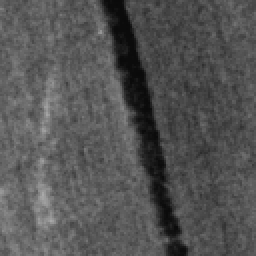
#> input picture train/reduced-dataset/train/negative/D3C1203-200146A043_a.tif-13312-29376.png, 128 x 128 px, given as the content of the folder ./inference_data/north-caucus, which was not available (shown 2 times larger)
$ python image_processer.py
#> lines starting #> are read from the running program, lines starting #| are printed output that depends on the picture
# -*- coding: utf-8 -*-
"""
Created on Mon Feb  4 09:43:26 2019

this script will slice a directory of large tiff images into inputs for the CNN
can be used for both training and inference data

@author: ahall
"""

import numpy as np
import cv2
import os
import random
from PIL import Image
# from shutil import copyfile

Image.MAX_IMAGE_PIXELS = 933120000

X_SIZE = 128 # 120
Y_SIZE = 128 # 90
SOURCE_DIR = "./inference_data/north-caucus"  # noqa E501
DEST_DIR = "./inference_data/sliced/north-caucus-set5"  # noqa E501
TEST_PROP = 0.0

# returns the binary image


def convert_to_binary(input_file, size_x, size_y):
    input_img = cv2.imread(input_file)
    input_img = cv2.resize(input_img, (size_x, size_y))

    hsv = cv2.cvtColor(input_img, cv2.COLOR_BGR2HSV)
    #mask = cv2.inRange(hsv, (85, 30, 20), (130, 255, 255))
    mask = cv2.inRange(hsv, (70, 50, 50), (140, 255, 255))
    inv_mask = cv2.bitwise_not(mask)

    # [7 lines of commented-out code are left out]

    return inv_mask


def slice_images(
        source_directory,
        dest_directory,
        fileName,
        height,
        width,
        test_prop):

#> called with source_directory = './inference_data/north-caucus', fileName = 'D3C1203-200146A043_a.tif-13312-29376.png', height = 128, width = 128, test_prop = 0
    im = Image.open(os.path.join(source_directory, fileName))
#> im is the input picture: PIL image 128x128 L; min 10, max 170, mean 83.7
    imgwidth = im.size[0]
#> imgwidth = 128
    imgheight = im.size[1]
#> imgheight = 128
    for i in range(0, imgheight, int(height/2)):
        print(fileName)
        print(i)

        for j in range(0, imgwidth, int(width/2)):
            box = (j, i, j + width, i + height)

            try:
                a = im.crop(box)
                if(i + height < imgheight and j + width < imgwidth):
                    if test_prop == 0:
                        a.save(
                            os.path.join(
                                dest_directory,
                                f"{fileName}-{i}-{j}.png" ))

                    elif(random.uniform(0, 1) < test_prop):
                        a.save(
                            os.path.join(
                                dest_directory,
                                "test",
                                f"{fileName}-{i}-{j}.png" ))
                    else:
                        a.save(
                            os.path.join(
                                dest_directory,
                                "train",
                                f"{fileName}-{i}-{j}.png" ))
            except BaseException:
                pass
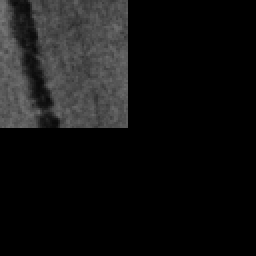
#> a: PIL image 128x128 L (shown 2 times larger); min 0, max 121, mean 18.3


# processes all the raw images in a given directory
def process_all_images(
        source_directory,
        dest,
        size_x,
        size_y,
        test_prop,
        slice_img):
    i = 0
    # for root, dirs, files in os.walk(source_directory):
    for image in os.listdir(source_directory):

        print(i)
        rand = random.uniform(0, 1)

        if(slice_img):

            slice_images(
                source_directory,
                dest,
                image,
                size_y,
                size_x,
                test_prop)


        i = i + 1


if __name__ == "__main__":
    process_all_images(SOURCE_DIR, DEST_DIR, X_SIZE, Y_SIZE, TEST_PROP, True)

$ run again, on train/reduced-dataset/train/positive/D3C1203-200146A043_a.tif-11520-9792.png
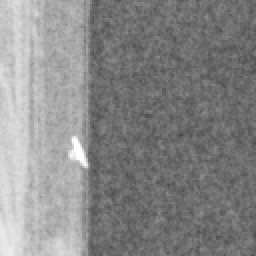
#> input picture train/reduced-dataset/train/positive/D3C1203-200146A043_a.tif-11520-9792.png, 128 x 128 px, given as the content of the folder ./inference_data/north-caucus, which was not available (shown 2 times larger)
#> in slice_images, im is the input picture: PIL image 128x128 L; min 71, max 255, mean 135.3
#> after the loop in slice_images, `for i in range(0, imgheight, int(height/2)):`:
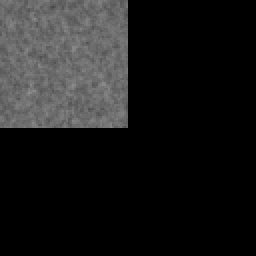
#> a: PIL image 128x128 L (shown 2 times larger); min 0, max 143, mean 27.1

$ run again, on train/reduced-dataset/train/positive/D3C1203-200146A043_a.tif-11648-32832.png
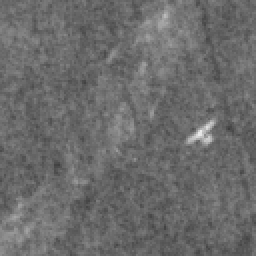
#> input picture train/reduced-dataset/train/positive/D3C1203-200146A043_a.tif-11648-32832.png, 128 x 128 px, given as the content of the folder ./inference_data/north-caucus, which was not available (shown 2 times larger)
#> in slice_images, im is the input picture: PIL image 128x128 L; min 61, max 234, mean 107.1
#> after the loop in slice_images, `for i in range(0, imgheight, int(height/2)):`:
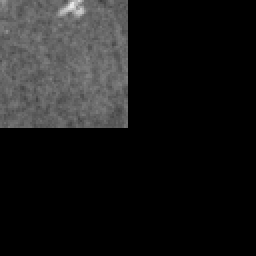
#> a: PIL image 128x128 L (shown 2 times larger); min 0, max 234, mean 25.9
